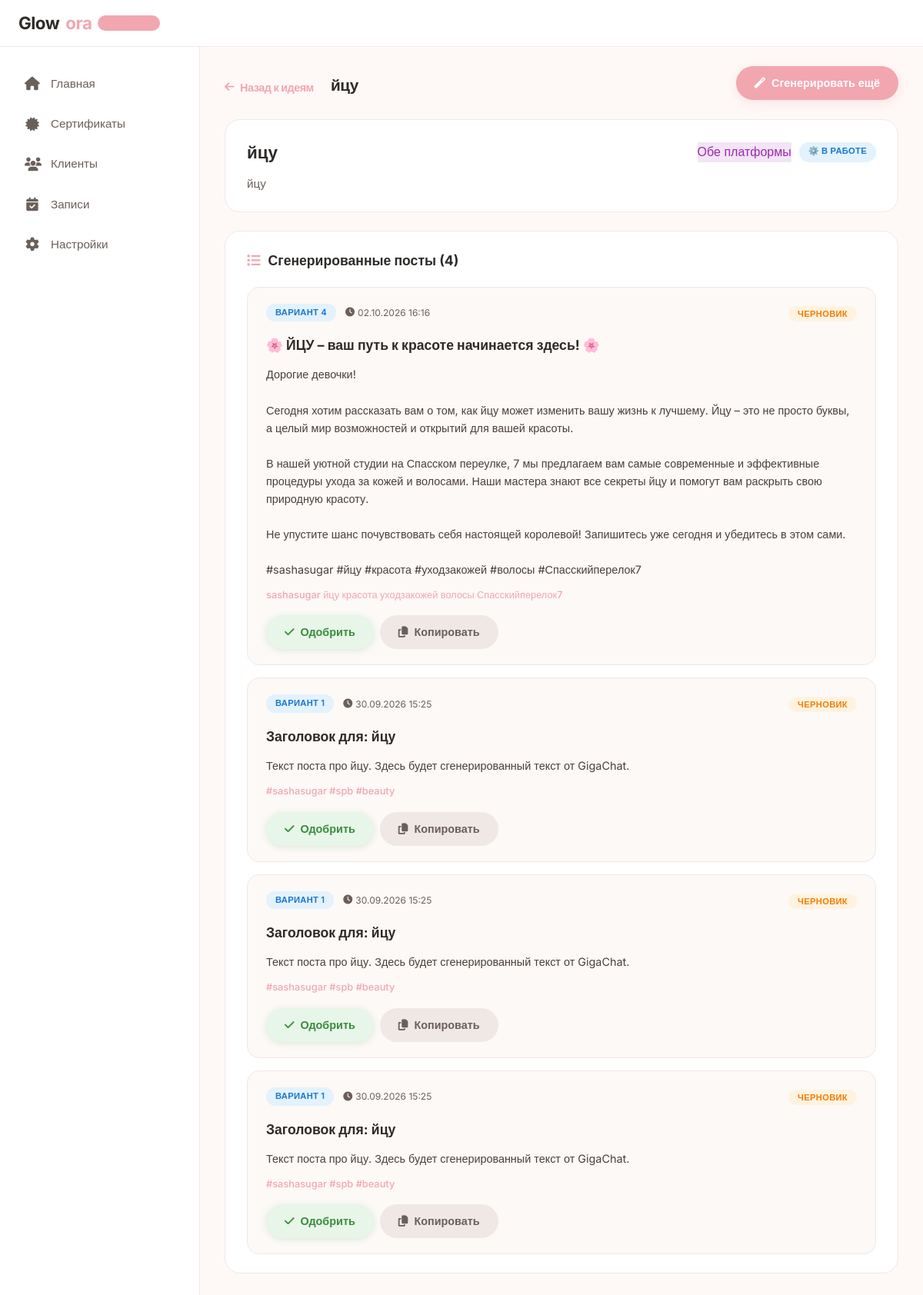
Page /posts/posts/1/ on the earlier database version.
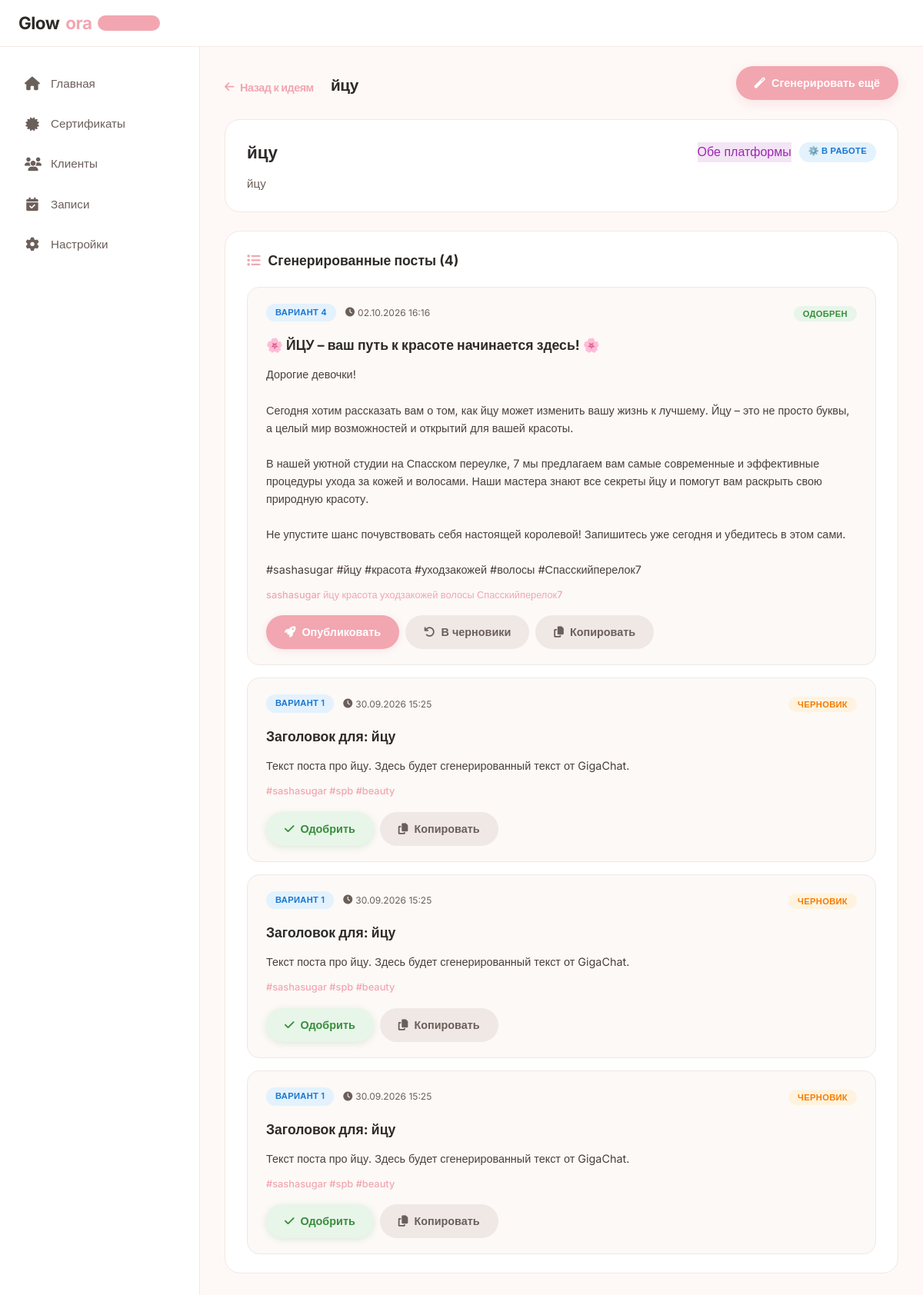
Same page on the later database version.
### gen_posts_app/models.py (models this page shows, shortened)
class PostContent(models.Model):
    idea = models.ForeignKey(
        PostIdea,
        on_delete=models.CASCADE,
        related_name='posts',
        verbose_name='Идея'
    )
    variant_name = models.CharField('Название варианта', max_length=100, blank=True, help_text='Например: "Вариант 1", "Часть 1 из 3", "Для Telegram"')
    headline = models.CharField('Заголовок', max_length=200, blank=True)
    body = models.TextField('Текст поста', blank=True)
    hashtags = models.CharField('Хештеги', max_length=300, blank=True)
    is_approved = models.BooleanField('Одобрено', default=False)
    is_published = models.BooleanField('Опубликовано', default=False)
    created_at = models.DateTimeField('Создано', auto_now_add=True)
    updated_at = models.DateTimeField('Обновлено', auto_now=True)
    class Meta:
        verbose_name = 'Контент поста'
        verbose_name_plural = 'Контент постов'
        ordering = ['-created_at']

### gen_posts_app/views.py (the view)
# urls.py: path('posts/<int:idea_id>/', views.idea_posts, name='idea_posts'),  # Новая строка
def idea_posts(request, idea_id):
    idea = get_object_or_404(PostIdea, id=idea_id)
    posts = idea.posts.all().order_by('-created_at')
    context = {
        'idea': idea,
        'posts': posts,
    }
    return render(request, 'gen_posts_app/idea_posts.html', context)

### gen_posts_app/templates/gen_posts_app/idea_posts.html (shortened to what the changed rows need)
{% extends 'dashboard_base.html' %}
{% load static %}
{% block page_title %}
    <a href="{% url 'gen_posts_app:gen_posts' %}" class="back-link">
        <i class="fas fa-arrow-left"></i> Назад к идеям
    </a>
    <span class="page-title-text">{{ idea.topic }}</span>
{% endblock %}
{% block content %}
<div class="dashboard">
    <div class="idea-info-card">
        <div class="idea-header">
            <h2 class="idea-title">{{ idea.topic }}</h2>
        </div>
    </div>
    <div class="posts-section">
        {% if posts %}
            <div class="posts-list">
                {% for post in posts %}
                    <div class="post-card">
                        <div class="post-header">
                            <div class="post-meta">
                                {% if post.variant_name %}
                                    <span class="variant-badge">{{ post.variant_name }}</span>
                                {% endif %}
                                <span class="post-date">
                                    <i class="fas fa-clock"></i> {{ post.created_at|date:"d.m.Y H:i" }}
                                </span>
                            </div>
                            <div class="post-status">
                                {% if post.is_published %}
                                    <span class="status-badge status-published">Опубликован</span>
                                {% elif post.is_approved %}
                                    <span class="status-badge status-ready">Одобрен</span>
                                {% else %}
                                    <span class="status-badge status-new">Черновик</span>
                                {% endif %}
                            </div>
                        </div>
                        <div class="post-content">
                            {% if post.headline %}
                                <h4 class="post-headline">{{ post.headline }}</h4>
                            {% endif %}
                            <div class="post-body">{{ post.body|linebreaksbr }}</div>
                            {% if post.hashtags %}
                                <div class="post-hashtags">{{ post.hashtags }}</div>
                            {% endif %}
                        </div>
                                                <div class="post-actions">
                            {% if not post.is_approved %}
                                <form method="post" action="{% url 'gen_posts_app:update_post_status' idea.id post.id %}" style="display: inline;">
                                    <button type="submit" class="btn btn-approve btn-sm">
                                        <i class="fas fa-check"></i> Одобрить
                                    </button>
                                </form>
                            {% elif not post.is_published %}
                                <form method="post" action="{% url 'gen_posts_app:update_post_status' idea.id post.id %}" style="display: inline;">
                                    <button type="submit" class="btn btn-publish btn-sm">
                                        <i class="fas fa-rocket"></i> Опубликовать
                                    </button>
                                </form>
                                <form method="post" action="{% url 'gen_posts_app:update_post_status' idea.id post.id %}" style="display: inline;">
                                    <button type="submit" class="btn btn-secondary btn-sm" onclick="return confirm('Вернуть пост в черновики?')">
                                        <i class="fas fa-undo"></i> В черновики
                                    </button>
                                </form>
                            {% endif %}
                            <button class="btn btn-secondary btn-sm" onclick="copyPost('{{ post.headline|escapejs }}', '{{ post.body|escapejs }}', '{{ post.hashtags|escapejs }}')">
                                <i class="fas fa-copy"></i> Копировать
                            </button>
                        </div>
                    </div>
                {% endfor %}
            </div>
        {% else %}
            <div class="empty-state">
                <div class="empty-icon">📝</div>
                <h3 class="empty-title">Пока нет сгенерированных постов</h3>
                <p class="empty-text">Нажмите кнопку "Сгенерировать ещё", чтобы создать первый пост для этой идеи</p>
            </div>
        {% endif %}
    </div>
</div>
{% endblock %}

Differences in the rows shown:
changed PostContent "🌸 ЙЦУ – ваш путь к красоте начинается здесь! 🌸": is_approved "ЧЕРНОВИК Одобрить" → "ОДОБРЕН Опубликовать В черновики"
